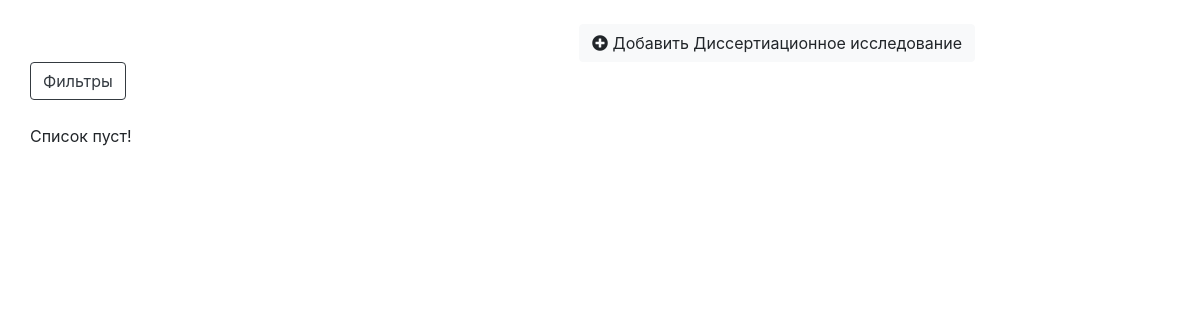
/dissertation/ (signed in), run on an earlier commit of the app's database.
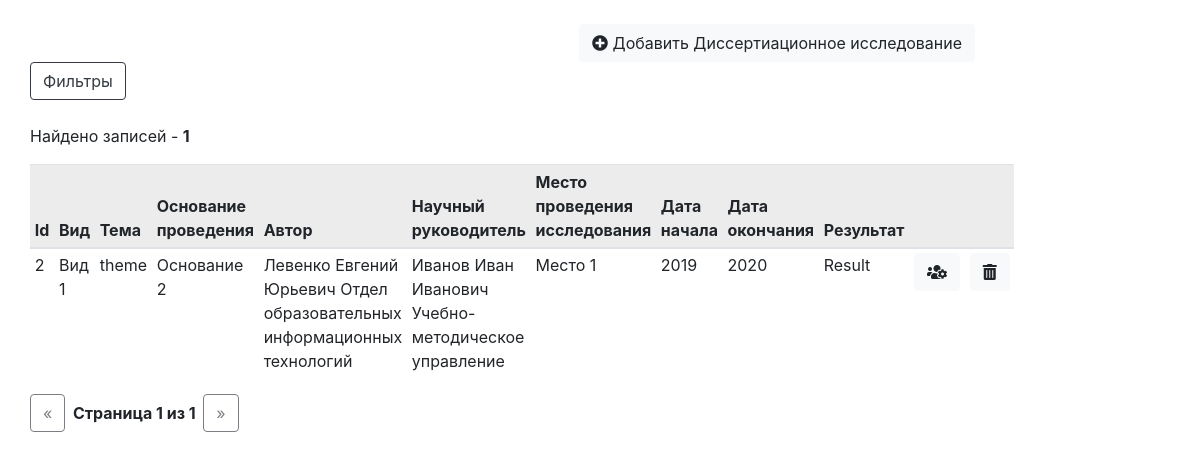
And on a later commit of the database.
### dissertationresearch/models.py (models this page shows, shortened)
class DissertationResearch(models.Model):
    kind = models.ForeignKey(ResearchKind, on_delete=models.SET_NULL, null=True, verbose_name="Вид исследования")
    status = models.ForeignKey(ResearchStatus, on_delete=models.SET_NULL, null=True, verbose_name="Статус исследователя")
    date_begin = models.IntegerField(verbose_name="Год начала", null=True, blank=True)
    date_end = models.IntegerField(verbose_name="Год окончания", null=True, blank=True)
    date_protect = models.DateField(verbose_name="Дата защиты", null=True, blank=True)
    dissertation_theme = models.TextField(verbose_name="Тема исследования")
    reason = models.ForeignKey(Reason, on_delete=models.SET_NULL, null=True, verbose_name="Основание для проведения исследования")
    result = models.CharField(max_length=255, null=True, blank=True, verbose_name="Результат исследования")
    author = models.ForeignKey(Author, on_delete=models.SET_NULL, related_name="author", null=True, verbose_name="Автор исследования")
    leader = models.ForeignKey(Author, on_delete=models.SET_NULL, related_name="leader", null=True, verbose_name="Научный руководитель")
    leader_subdivision = models.ForeignKey(Subdivision, on_delete=models.SET_NULL, related_name="leader_subdivision", null=True, blank=True,
                                           verbose_name="Подразделение научного руководителя")
    research_place = models.ForeignKey(ResearchPlace, on_delete=models.SET_NULL, null=True, blank=True,
                                       verbose_name="Место проведения исследования")
    research_place_subdivision = models.ForeignKey(Subdivision, on_delete=models.SET_NULL, related_name="research_place_subdivision", null=True, blank=True,
                                                   verbose_name="Подразделение Академии МВД РБ (место проведения)")
    class Meta:
        ordering = ('id',)
        verbose_name = 'Диссертационное исследование'
        verbose_name_plural = 'Диссертационные исследования'

class ResearchKind(models.Model):
    kind_name = models.CharField(max_length=255, verbose_name="Вид диссертационного исследования")
    def __str__(self):
        return self.kind_name
    class Meta:
        ordering = ('kind_name',)
        verbose_name = 'Вид исследования'
        verbose_name_plural = 'Виды исследований'

class Reason(models.Model):
    reason = models.CharField(max_length=255, verbose_name="Основание")
    def __str__(self):
        return self.reason
    class Meta:
        ordering = ('reason',)
        verbose_name = 'Основание для проведения исследования'
        verbose_name_plural = 'Основания для проведения исследования'

class ResearchPlace(models.Model):
    place = models.CharField(max_length=255, verbose_name="Место проведения")
    def __str__(self):
        return self.place
    class Meta:
        ordering = ('place',)
        verbose_name = 'Место проведения исследования'
        verbose_name_plural = 'Места проведения исследований'

### authors/models.py (models this page shows, shortened)
class Author(models.Model):
    subdivision = models.ForeignKey(Subdivision, on_delete=models.SET_NULL, null=True, verbose_name="Подразделение")
    lastname = models.CharField(max_length=100, verbose_name="Фамилия", validators=[name_validator])
    firstname = models.CharField(max_length=100, verbose_name="Имя", validators=[name_validator])
    patronymic = models.CharField(max_length=100, verbose_name="Отчество", validators=[name_validator])
    date_of_birth = models.DateField(blank=True, null=True, verbose_name="Дата рождения")
    rank = models.ForeignKey(Rank, on_delete=models.SET_NULL, blank=True, null=True, verbose_name="Звание")
    position = models.ForeignKey(Position, on_delete=models.SET_NULL, blank=True, null=True, verbose_name="Должность")
    position_date = models.DateField(blank=True, null=True, verbose_name="Дата назначения на должность")
    is_docentvak = models.BooleanField(default=False, verbose_name="Является доцентом ВАК")
    docentvak_date = models.DateField(blank=True, null=True, verbose_name="Дата присовения доцента ВАК")
    is_professor = models.BooleanField(default=False, verbose_name="Является профессором")
    professor_date = models.DateField(blank=True, null=True, verbose_name="Дата присвоения профессороской степени")
    is_candidate = models.BooleanField(default=False, verbose_name="Является кандидатом наук")
    candidate_date = models.DateField(blank=True, null=True, verbose_name="Дата присвоения кандидата наук")
    candidate_title = models.TextField(blank=True, null=True, verbose_name="Название кандидатской диссертации")
    candidate_specialty = models.ForeignKey(Candidatespecialty, on_delete=models.SET_NULL, blank=True, null=True,
                                            verbose_name="Кандидатская специальность")
    is_doctor = models.BooleanField(default=False, verbose_name="Является доктором наук")
    doctor_date = models.DateField(blank=True, null=True, verbose_name="Дата присвоения доктора наук")
    doctor_title = models.TextField(blank=True, null=True, verbose_name="Название докторской диссертации")
    doctor_specialty = models.ForeignKey(Doctorspecialty, on_delete=models.SET_NULL, blank=True, null=True,
                                         verbose_name="Докторская специальность")
    extra_data = models.TextField(blank=True, null=True, verbose_name="Дополнительные данные")
    work_status = models.ForeignKey(Workstatus, on_delete=models.SET_NULL, null=True,
                                    verbose_name="Рабочий статус")
    def __str__(self):
        return self.lastname + ' ' + self.firstname + ' ' + self.patronymic + ' ' + str(self.subdivision)
    class Meta:
        ordering = ('lastname',)
        verbose_name = 'Автор'
        verbose_name_plural = 'Авторы'

class Subdivision(models.Model):
    subdivision_name = models.CharField(max_length=255, verbose_name="Наименование подразделения")
    subdivision_short_name = models.CharField(max_length=70, verbose_name="Сокращенное наименование подразделения",
                                              blank=True, null=True)
    group = models.ForeignKey(Subdivisiongroup, on_delete=models.SET_NULL, null=True, verbose_name="Группа подразделений")
    def __str__(self):
        return self.subdivision_name
    class Meta:
        ordering = ('subdivision_name',)
        verbose_name = 'Подразделение'
        verbose_name_plural = 'Подразделения'

### dissertationresearch/views.py (the view)
# urls.py: path('', login_required(views.dissertation_research_list), name='list'),
def dissertation_research_list(request):
    f = DissertationResearchFilter(request.GET, queryset=DissertationResearch.objects.all().order_by('-pk'))
    paginator = Paginator(f.qs, 50)
    page = request.GET.get('page')
    dissertations = paginator.get_page(page)
    return render(request, 'dissertationresearch/dissertation_list.html', {'list': dissertations,
                                                                           'filter': f,
                                                                           })

### dissertationresearch/models.py (called while the page is built)
    def __str__(self):
        return self.status_name

### dissertationresearch/templates/dissertationresearch/dissertation_list.html (shortened to what this page needs)
{% extends "base_list.html" %}
{% load url_replace %}
{% load static %}
{% block add_button %}
    <a href="{% url 'dissertation:add' %}" class="btn btn-light"><i class="fas fa-plus-circle"></i> Добавить Диссертиационное исследование</a>
{% endblock %}
{% block list %}
    <table class="table table-sm">
        <thead class="table-active">
        <tr>
            <th scope="col">Id</th>
            <th scope="col">Вид</th>
            <th scope="col">Тема</th>
            <th scope="col">Основание проведения</th>
            <th scope="col">Автор</th>
            <th scope="col">Научный руководитель</th>
            <th scope="col">Место проведения исследования</th>
            <th scope="col">Дата начала</th>
            <th scope="col">Дата окончания</th>
            <th scope="col">Результат</th>
            <th scope="col"></th>
            <th scope="col"></th>
        </tr>
        </thead>
        <tbody>
        {% for disser in list %}
            <tr>
                <td>{{ disser.id }}</td>
                <td>{{ disser.kind }}</td>
                <td>{{ disser.dissertation_theme }}</td>
                <td>{{ disser.reason }}</td>
                <td>{{ disser.author }}</td>
                <td>{{ disser.leader }}</td>
                <td>{{ disser.research_place }}</td>
                <td>{{ disser.date_begin }}</td>
                <td>{{ disser.date_end }}</td>
                <td>{{ disser.result }}</td>
                <td><a href="{% url 'dissertation:update' disser.id %}" class="btn btn-light"><i class="fas fa-users-cog"></i></a></td>
                <td><a href="{% url 'dissertation:delete' disser.id %}" class="btn btn-light"><i class="fas fa-trash-alt"></i></a></td>
            </tr>
        {% endfor %}
        </tbody>
    </table>
{% endblock %}

What changed in the data, as far as the page shows it:
added DissertationResearch: id "2", kind "Вид 1", dissertation_theme "theme", reason "Основание 2", author "Левенко Евгений Юрьевич Отдел образовательных информационных технологий", leader "Иванов Иван Иванович Учебно-методическое управление", research_place "Место 1", date_begin "2019", date_end "2020", result "Result"
Also different on the page:
{{ filter.qs|length }}: (not shown) → "1"
{{ list.number }}: (not shown) → "1"
{{ list.paginator.num_pages }}: (not shown) → "1"
text no longer shown: "Список пуст!"
text now shown: "Найдено записей - Id Вид Тема Основание проведения Автор Научный руководитель Место проведения исследования Дата начала Дата окончания Результат « Страница из »"
